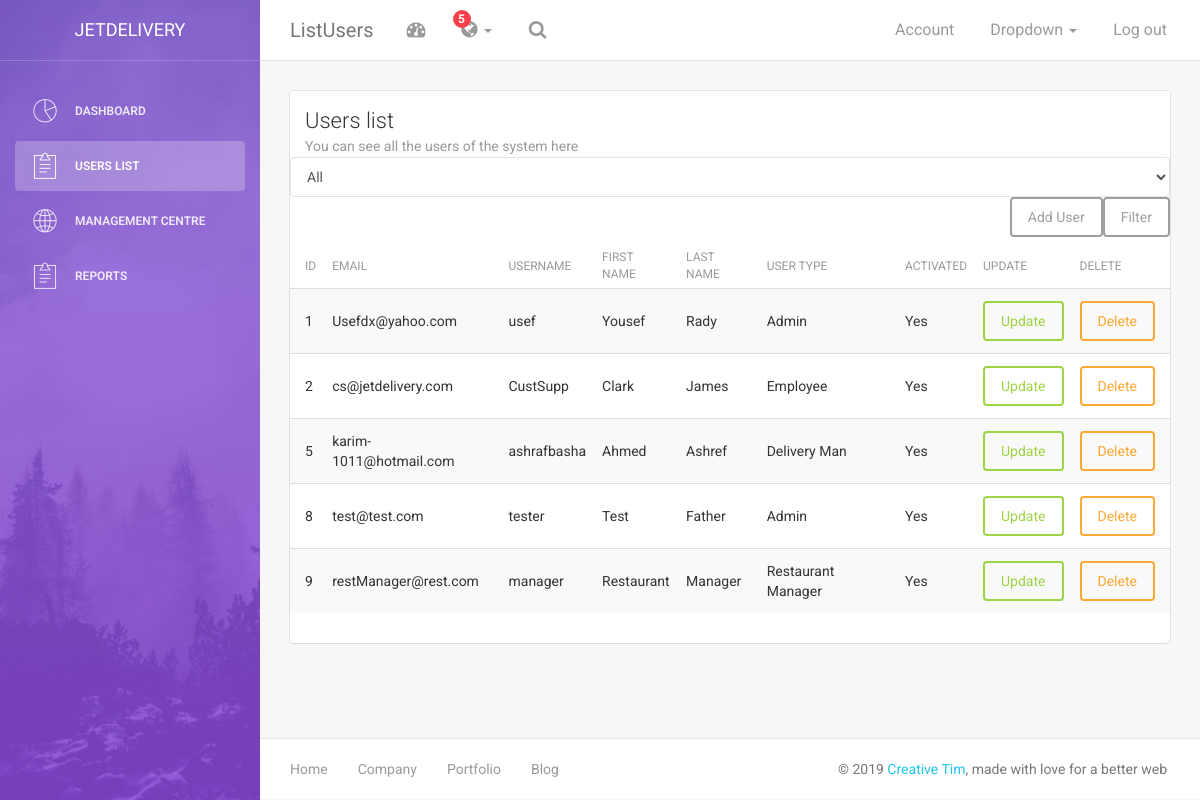
The app's page /UI/listUsers.php (signed in) with its own data.
### tables this page shows
CREATE TABLE `users` (
  `User_ID` int(11) NOT NULL,
  `Type_ID` int(11) NOT NULL,
  `Email` varchar(50) NOT NULL,
  `Username` varchar(55) NOT NULL,
  `Password` varchar(55) NOT NULL,
  `FName` varchar(55) NOT NULL,
  `LName` varchar(55) NOT NULL,
  `Hash` varchar(32) NOT NULL,
  `Active` int(11) NOT NULL
);

CREATE TABLE `users_types` (
  `ID` int(11) NOT NULL,
  `Name` varchar(100) NOT NULL
);

### DatabaseLayer/DatabaseClass.php (called while the page is built, shortened)
<?php
class DatabaseClass
{
    private $dbName = 'jetdelivery';
    private $host = 'localhost';
    private $username = 'root';
    private $password = '';
    private $dbConnection;
    private function connect()
    {
        $this->dbConnection = mysqli_connect($this->host, $this->username, $this->password, $this->dbName);
        if (!$this->dbConnection) {
            die("Error connecting to database..");
        } else {
            return $this->dbConnection;
        }
    }
    public function query($query)
    {
        $result = mysqli_query($this->dbConnection, $query);
        return $result;
    }
    public function resultAssoc($result)
    {
        $data = array();
        $counter = 0;
        while ($row = mysqli_fetch_assoc($result)) {
            $counter++;
            $key = "User " . $counter;
            $data[$key] = $row;
        }
        return $data;
    }
}

### BusinessLogic/User.php (called while the page is built, shortened)
<?php
include_once $_SERVER['DOCUMENT_ROOT'].'/JetDelivery/DatabaseLayer/UserQueries.php';
class User
{
    private $userQueries;
    public function __construct()
    {
        $this->userQueries = new UserQueries();
    }
    public function getAllUsers()
    {
        $result = $this->userQueries->getAllUsers();
        return $result;
    }
}

### DatabaseLayer/UserQueries.php (called while the page is built, shortened)
<?php
include_once 'DatabaseClass.php';
class UserQueries
{
    protected $db;
    public function __construct()
    {
        $this->db = new DatabaseClass();
    }
    public function getAllUsers()
    {
        $query = "SELECT u.User_ID,u.Email,u.Username,u.FName,u.LName,u.Type_ID,ut.Name as usertype,u.Active FROM users u JOIN users_types ut ON u.Type_ID = ut.ID";
        $result = $this->db->query($query);
        $data = $this->db->resultAssoc($result);
        return $data;
    }
}

### UI/listUsers.php (the view, shortened to what this page needs)
<?php
include_once '../BusinessLogic/User.php';
$user = new User();
?>
<!doctype html>
<html lang="en">
<head>
    <link href="assets/css/bootstrap.min.css" rel="stylesheet"/>
    <link href="assets/css/animate.min.css" rel="stylesheet"/>
    <link href="assets/css/light-bootstrap-dashboard.css?v=1.4.0" rel="stylesheet"/>
    <link href="assets/css/demo.css" rel="stylesheet"/>
    <link href="http://maxcdn.bootstrapcdn.com/font-awesome/4.2.0/css/font-awesome.min.css" rel="stylesheet">
    <link href="assets/css/pe-icon-7-stroke.css" rel="stylesheet"/>
</head>
<body>
<div class="wrapper">
    <?php include_once 'adminPanel.php'; ?>
    <div class="main-panel">
        <?php include_once 'adminNav.php'; ?>
        <div class="content">
            <div class="container-fluid">
                <div class="row">
                    <div class="col-md-12">
                        <div class="card">
                            <div class="header">
                                <h4 class="title">Users list</h4>
                                <p class="category">You can see all the users of the system here</p>
                            </div>
                            <form action="" method="post">
                                <select class="form-control pull-right" name="usertype">
                                    <option value="0" selected>All</option>
                                </select>
                                <input name="filter" class="btn btn-light pull-right" type="submit" value="Filter">
                            </form>
                            <form action="manageUser.php" method="post">
                                <input name="add" class="btn btn-light pull-right" type="submit" value="Add User">
                            </form>
                            <div class="content table-responsive table-full-width">
                                <table class="table table-hover table-striped">
                                    <thead>
                                    <th>ID</th>
                                    <th>Email</th>
                                    <th>Username</th>
                                    <th>First Name</th>
                                    <th>Last Name</th>
                                    <th>User Type</th>
                                    <th>Activated</th>
                                    <th>Update</th>
                                    <th>Delete</th>
                                    </thead>
                                    <tbody>
                                    <?php
                                    if ((isset($_POST['usertype']) && $_POST['usertype'] == 0) || !isset($_POST['usertype'])) {
                                        $users = $user->getAllUsers();
                                    } else {
                                        $users = $user->getUsersByType($_POST['usertype']);
                                    }
                                    foreach ($users as $user) {
                                        if ($user['Active'] == 1) {
                                            $active = "Yes";
                                        } else {
                                            $active = "No";
                                        }
                                        echo '<form action="manageUser.php" method="post"><tr><input hidden name="id" value="' . $user['User_ID'] . '"><td>' . $user['User_ID'] . '</td>';
                                        echo '<input hidden name="Email" value="' . $user['Email'] . '"><td>' . $user['Email'] . '</td>';
                                        echo '<input hidden name="Username" value="' . $user['Username'] . '"><td>' . $user['Username'] . '</td>';
                                        echo '<input hidden name="FName" value="' . $user['FName'] . '"><td>' . $user['FName'] . '</td>';
                                        echo '<input hidden name="LName" value="' . $user['LName'] . '"><td>' . $user['LName'] . '</td>';
                                        echo '<input hidden name="UserTypeID" value="'.$user['Type_ID'].'"><td>' . $user['usertype'] . '</td>';
                                        echo '<input hidden name="Active" value="'.$user['Active'].'"><td>' . $active . '</td>';
                                        echo '<td><button type="submit" name="update" class="btn btn-success">Update</button></td>';
                                        echo '<td><button type="submit" name="delete" class="btn btn-warning">Delete</button></td></tr></form>';
                                    }
                                    ?>
                                    </tbody>
                                </table>
                            </div>
                        </div>
                    </div>
                </div>
            </div>
        </div>
        <footer class="footer">
            <div class="container-fluid">
                <nav class="pull-left">
                    <ul>
                        <li>
                            <a href="#">
                                Home
                            </a>
                        </li>
                        <li>
                            <a href="#">
                                Company
                            </a>
                        </li>
                        <li>
                            <a href="#">
                                Portfolio
                            </a>
                        </li>
                        <li>
                            <a href="#">
                                Blog
                            </a>
                        </li>
                    </ul>
                </nav>
                <p class="copyright pull-right">
                    &copy;
                    <a href="http://www.creative-tim.com">Creative Tim</a>, made with love for a better web
                </p>
            </div>
        </footer>
    </div>
</div>
</body>
</html>

### records on screen
users: User_ID "1", Email "Usefdx@yahoo.com", Username "usef", FName "Yousef", LName "Rady", Type_ID.Name "Admin", Active "Yes"
users: User_ID "2", Email "cs@jetdelivery.com", Username "CustSupp", FName "Clark", LName "James", Type_ID.Name "Employee", Active "Yes"
users: User_ID "5", Email "karim-1011@hotmail.com", Username "ashrafbasha", FName "Ahmed", LName "Ashref", Type_ID.Name "Delivery Man", Active "Yes"
users: User_ID "8", Email "test@test.com", Username "tester", FName "Test", LName "Father", Type_ID.Name "Admin", Active "Yes"
users: User_ID "9", Email "restManager@rest.com", Username "manager", FName "Restaurant", LName "Manager", Type_ID.Name "Restaurant Manager", Active "Yes"

### other values on screen
$fileName "ListUsers"
